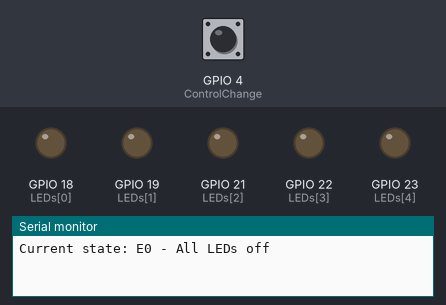
Recording of a sketch running on a simulated ESP32. Parts: output pins drawn as LEDs (lit = HIGH), the last lines printed to the serial monitor. Dashed ring = blinking. Inputs (shaded band) come from the test bench; at power-on: GPIO 4 (ControlChange) LOW.

Above: at 1.2 s.
1.3 s: GPIO 4 (ControlChange) driven HIGH
At 2.05 s:
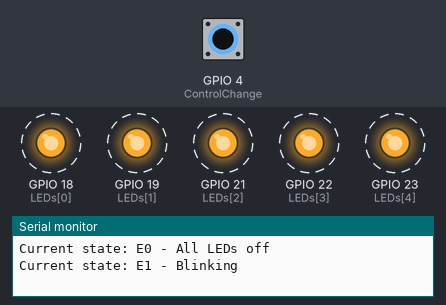
4.3 s: GPIO 4 (ControlChange) pulsed LOW 2 times (0.12 s each, 0.3 s apart)
At 4.87 s:
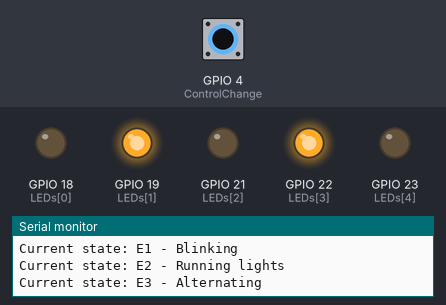
7.3 s: GPIO 4 (ControlChange) pulsed LOW 5 times (0.12 s each, 0.3 s apart)
At 9.07 s:
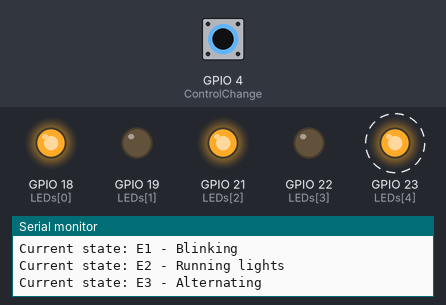
Timing chart, 0 to 16.3 s (numbered marks = the images above; inputs shaded):
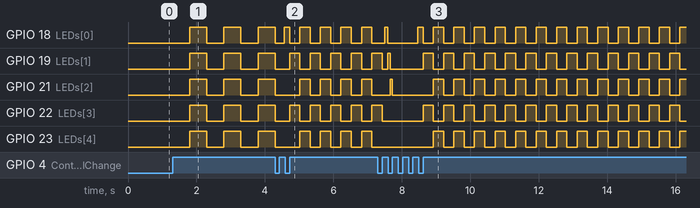

The sketch:

Christmas_Lights_ESP32.ino
```cpp
 // E0: All LEDs off
// E1: Blinking every 500 ms
// E2: Running lights from left to right every 150 ms
// E3: Alternating even and odd LEDs every 300 ms
// E4: Back and forth

// ---------- Variable declaration ----------

int PreviousState = LOW;
int PulseCounts = 0;

unsigned long PreviousAnimationTime = 0;
int SequenceState = 0;

const int LEDs[] = { 18, 19, 21, 22, 23 };
const int Total = 5;

const int ControlChange = 4;

// Timing variables
unsigned long LastBounceTime = 0;
const unsigned long DebounceTime = 50;

int directionE4 = 1;


void setup() {

  Serial.begin(115200);

  for (int i = 0; i < Total; i++) {
    pinMode(LEDs[i], OUTPUT);
  }
  pinMode(ControlChange, INPUT);

  Serial.println("Current state: E0 - All LEDs off");
  TurnOffLEDs();
}

void loop() {

  int ButtonState = digitalRead(ControlChange);

  // Rising edge detection with debounce
  if (ButtonState == HIGH && PreviousState == LOW) {
    if ((millis() - LastBounceTime) > DebounceTime) {
      PulseCounts++;
      if (PulseCounts > 4) {
        PulseCounts = 0;
      }

      // Reset variables when changing states
      SequenceState = 0;
      PreviousAnimationTime = millis();
      directionE4 = 1;
      TurnOffLEDs();
      PrintStates(PulseCounts);

      LastBounceTime = millis();
    }
  }
  PreviousState = ButtonState;

  switch (PulseCounts) {

    case 0 : TurnOffLEDs();
    break;

    case 1 : if ((millis() - PreviousAnimationTime) >= 500) {
      PreviousAnimationTime = millis();
      SequenceState = !SequenceState;
    }
    if (SequenceState == 1) {
      TurnOnLEDs();
    } else {
      TurnOffLEDs();
    }
    break;

    case 2 : if ((millis() - PreviousAnimationTime) >= 150) {
      PreviousAnimationTime = millis();

      for (int i = 0; i < Total; i++) {
        if (i == SequenceState) {
          digitalWrite(LEDs[i], HIGH);
        } else {
          digitalWrite(LEDs[i], LOW);
        }
      }

      SequenceState++;
      if (SequenceState >= Total) {
        SequenceState = 0;
      }
    }
    break;

    case 3 : if ((millis() - PreviousAnimationTime) >= 300) {
      PreviousAnimationTime = millis();
      SequenceState = !SequenceState;
    }
    for (int i = 0; i < Total; i++) {
      if ((i % 2 == 0) == SequenceState) {
        digitalWrite(LEDs[i], HIGH);
      } else {
        digitalWrite(LEDs[i], LOW);
      }
    }
    break;

    case 4: if ((millis() - PreviousAnimationTime) >= 80) {
      PreviousAnimationTime = millis();

      for (int i = 0; i < Total; i++) {
        if (i == SequenceState) {
          digitalWrite(LEDs[i], HIGH);
        } else {
          digitalWrite(LEDs[i], LOW);
        }
      }

      SequenceState += directionE4;

      if (SequenceState == Total - 1 || SequenceState == 0) {
        directionE4 = -directionE4;
      }
    }
    break;
  }
}


// ---------- Functions ----------

void TurnOnLEDs() {
  for (int i = 0; i < Total; i++) {
    digitalWrite(LEDs[i], HIGH);
  }
}

void TurnOffLEDs() {
  for (int i = 0; i < Total; i++) {
    digitalWrite(LEDs[i], LOW);
  }
}

void PrintStates(int state) {
  switch (state) {
    case 0: Serial.println("Current state: E0 - All LEDs off"); break;
    case 1: Serial.println("Current state: E1 - Blinking"); break;
    case 2: Serial.println("Current state: E2 - Running lights"); break;
    case 3: Serial.println("Current state: E3 - Alternating"); break;
    case 4: Serial.println("Current state: E4 - Back and forth"); break;
  }
}
```

Measured:
- after the input at 1.3 s, GPIO 18 (LEDs[0]), GPIO 19 (LEDs[1]), GPIO 21 (LEDs[2]), GPIO 22 (LEDs[3]), GPIO 23 (LEDs[4]): alternates HIGH for 0.50 s and LOW for 0.50 s, starting after 0.50 s
